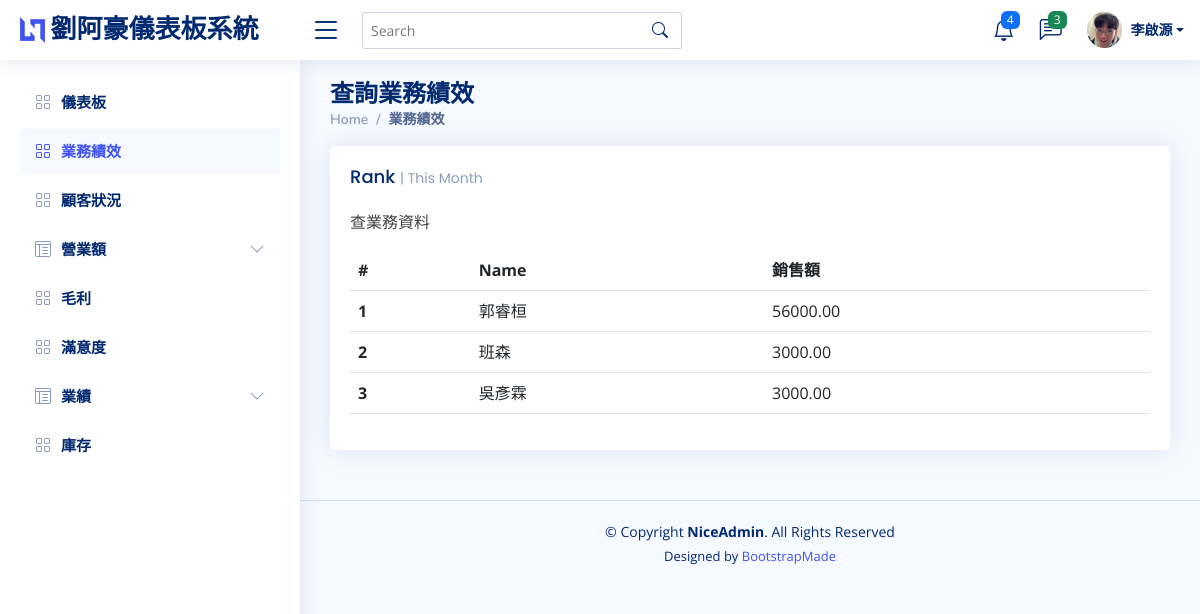
The app's page /business/ with its own data.
### APP/models.py (models this page shows, shortened)
class Salesperson(models.Model):
    salesperson_id = models.AutoField(primary_key=True)
    salesperson_name = models.CharField(max_length=100)
    class Meta:
        verbose_name = "業務員"
        verbose_name_plural = "業務員"

### APP/views.py (the view)
# urls.py: path('business/', business),
def business(request):
    salesperson_sales = Salesperson.objects.all()
    saleperson_dict = {}
    for sp in salesperson_sales:
        salesperson_id = sp.salesperson_id
        sale_ids = CustomerProgress.objects.filter(salesperson_id=salesperson_id).values_list('sale', flat=True)
        salesperson = Salesperson.objects.get(pk=salesperson_id)
        profit_total = 0
        for id in sale_ids:
            sales = Sale.objects.filter(sale_id = id)
            for sale in sales:
                profit_total += sale.inventory.Inventory_unit_price * sale.sale_volume
        saleperson_dict[salesperson.salesperson_name] = profit_total
        saleperson_dict = dict(sorted(saleperson_dict.items(), key=lambda x: x[1]))
    salesperson_list = []
    for idx, (name, profit) in enumerate(reversed(saleperson_dict.items())):
        salesperson_list.append({'id': idx + 1, 'name': name, 'profit': profit})
    return render(request, 'business.html', locals())

### APP/templates/business.html (shortened to what this page needs)
<!DOCTYPE html>
<html lang="en">
<head>
  {% load static %}
  <link href="{% static 'vendor/bootstrap/css/bootstrap.min.css' %}" rel="stylesheet">
  <link href="{% static 'vendor/bootstrap-icons/bootstrap-icons.css' %}" rel="stylesheet">
  <link href="{% static 'vendor/boxicons/css/boxicons.min.css' %}" rel="stylesheet">
  <link href="{% static 'vendor/quill/quill.snow.css' %}" rel="stylesheet">
  <link href="{% static 'vendor/quill/quill.bubble.css' %}" rel="stylesheet">
  <link href="{% static 'vendor/remixicon/remixicon.css' %}" rel="stylesheet">
  <link href="{% static 'vendor/simple-datatables/style.css' %}" rel="stylesheet">
  <link href="{% static 'css/style.css' %}" rel="stylesheet">
</head>
<body>
  <header id="header" class="header fixed-top d-flex align-items-center">
    <div class="d-flex align-items-center justify-content-between">
      <a href="../index" class="logo d-flex align-items-center">
        <img src=" {% static '/img/logo.png' %}" alt="">
        <span class="d-none d-lg-block">劉阿豪儀表板系統</span>
      </a>
      <i class="bi bi-list toggle-sidebar-btn"></i>
    </div>
    <div class="search-bar">
      <form class="search-form d-flex align-items-center" method="POST" action="#">
        <input type="text" name="query" placeholder="Search" title="Enter search keyword">
        <button type="submit" title="Search"><i class="bi bi-search"></i></button>
      </form>
    </div>
    <nav class="header-nav ms-auto">
      <ul class="d-flex align-items-center">
        <li class="nav-item dropdown">
          <a class="nav-link nav-icon" href="#" data-bs-toggle="dropdown">
            <i class="bi bi-bell"></i>
            <span class="badge bg-primary badge-number">4</span>
          </a>
        </li>
        <li class="nav-item dropdown">
          <a class="nav-link nav-icon" href="#" data-bs-toggle="dropdown">
            <i class="bi bi-chat-left-text"></i>
            <span class="badge bg-success badge-number">3</span>
          </a>
        </li>
        <li class="nav-item dropdown pe-3">
          <a class="nav-link nav-profile d-flex align-items-center pe-0" href="#" data-bs-toggle="dropdown">
            <img src="{% static 'img/profile-img.png' %}" alt="Profile" class="rounded-circle">
            <span class="d-none d-md-block dropdown-toggle ps-2">李啟源</span>
          </a>
        </li>
      </ul>
    </nav>
  </header>
  <aside id="sidebar" class="sidebar">
    <ul class="sidebar-nav" id="sidebar-nav">
      <li class="nav-item">
        <a class="nav-link collapsed" href="../index">
          <i class="bi bi-grid"></i>
          <span>儀表板</span>
        </a>
      </li>
      <li class="nav-item">
        <a class="nav-link" href="../business">
          <i class="bi bi-grid"></i>
          <span>業務績效</span>
        </a>
      </li>
      <li class="nav-item">
        <a class="nav-link collapsed" href="../customer">
          <i class="bi bi-grid"></i>
          <span>顧客狀況</span>
        </a>
      </li>
      <li class="nav-item">
        <a class="nav-link collapsed" data-bs-target="#tables-nav" data-bs-toggle="collapse" href="#">
          <i class="bi bi-layout-text-window-reverse"></i><span>營業額</span><i class="bi bi-chevron-down ms-auto"></i>
        </a>
      </li>
      <li class="nav-item">
        <a class="nav-link collapsed" href="../maolee">
          <i class="bi bi-grid"></i>
          <span>毛利</span>
        </a>
      </li>
      <li class="nav-item">
        <a class="nav-link collapsed" href="../manyeedo">
          <i class="bi bi-grid"></i>
          <span>滿意度</span>
        </a>
      </li>
      <li class="nav-item">
        <a class="nav-link collapsed" data-bs-target="#tables-nav2" data-bs-toggle="collapse" href="#">
          <i class="bi bi-layout-text-window-reverse"></i><span>業績</span><i class="bi bi-chevron-down ms-auto"></i>
        </a>
      </li>
      <li class="nav-item">
        <a class="nav-link collapsed" href="../stock">
          <i class="bi bi-grid"></i>
          <span>庫存</span>
        </a>
      </li>
    </ul>
  </aside>
  <main id="main" class="main">
    <div class="pagetitle">
      <h1>查詢業務績效</h1>
      <nav>
        <ol class="breadcrumb">
          <li class="breadcrumb-item"><a href="../index">Home</a></li>
          <li class="breadcrumb-item active">業務績效</li>
        </ol>
      </nav>
    </div>
    <section class="section">
      <div class="row">
        <div class="col-lg-12">
          <div class="card">
            <div class="card-body">
              <h5 class="card-title">Rank <span>| This Month</span></h5>
              <p>查業務資料</p>
              <table class="table datatable">
                <thead>
                  <tr>
                    <th scope="col">#</th>
                    <th scope="col">Name</th>
                    <th scope="col">銷售額</th>
                  </tr>
                </thead>
                <tbody>
                  {% for salesperson in salesperson_list %}
                    <tr>
                      <th scope="row">{{salesperson.id}}</th>
                      <td>{{salesperson.name}}</td>
                      <td>{{salesperson.profit}}</td>
                    </tr>
                  {% endfor %}
                </tbody>
              </table>
            </div>
          </div>
        </div>
      </div>
    </section>
  </main>
  <footer id="footer" class="footer">
    <div class="copyright">
      &copy; Copyright <strong><span>NiceAdmin</span></strong>. All Rights Reserved
    </div>
    <div class="credits">
      Designed by <a href="https://bootstrapmade.com/">BootstrapMade</a>
    </div>
  </footer>
</body>
</html>

### APP/static/css/style.css (style rules this page uses)
:root { scroll-behavior: smooth; }
body { font-family: "Open Sans", sans-serif; background: #f6f9ff; color: #444444; }
a { color: #4154f1; text-decoration: none; }
h1, h2, h3, h4, h5, h6 { font-family: "Nunito", sans-serif; }
#main { margin-top: 60px; padding: 20px 30px; transition: all 0.3s; }
.pagetitle { margin-bottom: 10px; }
.pagetitle h1 { font-size: 24px; margin-bottom: 0; font-weight: 600; color: #012970; }
.card { margin-bottom: 30px; border: none; border-radius: 5px; box-shadow: 0px 0 30px rgba(1, 41, 112, 0.1); }
.card-title { padding: 20px 0 15px 0; font-size: 18px; font-weight: 500; color: #012970; font-family: "Poppins", sans-serif; }
.card-title span { color: #899bbd; font-size: 14px; font-weight: 400; }
.card-body { padding: 0 20px 20px 20px; }
.breadcrumb { font-size: 14px; font-family: "Nunito", sans-serif; color: #899bbd; font-weight: 600; }
.breadcrumb a { color: #899bbd; transition: 0.3s; }
.breadcrumb .breadcrumb-item::before { color: #899bbd; }
.breadcrumb .active { color: #51678f; font-weight: 600; }
.logo { line-height: 1; }
@media (min-width: 1200px) { .logo { width: 280px; } }
.logo img { max-height: 26px; margin-right: 6px; }
.logo span { font-size: 26px; font-weight: 700; color: #012970; font-family: "Nunito", sans-serif; }
.header { transition: all 0.5s; z-index: 997; height: 60px; box-shadow: 0px 2px 20px rgba(1, 41, 112, 0.1); background-color: #fff; padding-left: 20px; }
.header .toggle-sidebar-btn { font-size: 32px; padding-left: 10px; cursor: pointer; color: #012970; }
.header .search-bar { min-width: 360px; padding: 0 20px; }
.header .search-form { width: 100%; }
.header .search-form input { border: 0; font-size: 14px; color: #012970; border: 1px solid rgba(1, 41, 112, 0.2); padding: 7px 38px 7px 8px; border-radius: 3px; transition: 0.3s; width: 100%; }
.header .search-form button { border: 0; padding: 0; margin-left: -30px; background: none; }
.header .search-form button i { color: #012970; }
.header-nav ul { list-style: none; }
.header-nav>ul { margin: 0; padding: 0; }
.header-nav .nav-icon { font-size: 22px; color: #012970; margin-right: 25px; position: relative; }
.header-nav .nav-profile { color: #012970; }
.header-nav .nav-profile img { max-height: 36px; }
.header-nav .nav-profile span { font-size: 14px; font-weight: 600; }
.header-nav .badge-number { position: absolute; inset: -2px -5px auto auto; font-weight: normal; font-size: 12px; padding: 3px 6px; }
.sidebar { position: fixed; top: 60px; left: 0; bottom: 0; width: 300px; z-index: 996; transition: all 0.3s; padding: 20px; overflow-y: auto; scrollbar-width: thin; scrollbar-color: #aab7cf transparent; box-shadow: 0px 0px 20px rgba(1, 41, 112, 0.1); background-color: #fff; }
@media (min-width: 1200px) { #main, #footer { margin-left: 300px; } }
.sidebar-nav { padding: 0; margin: 0; list-style: none; }
.sidebar-nav li { padding: 0; margin: 0; list-style: none; }
.sidebar-nav .nav-item { margin-bottom: 5px; }
.sidebar-nav .nav-link { display: flex; align-items: center; font-size: 15px; font-weight: 600; color: #4154f1; transition: 0.3; background: #f6f9ff; padding: 10px 15px; border-radius: 4px; }
.sidebar-nav .nav-link i { font-size: 16px; margin-right: 10px; color: #4154f1; }
.sidebar-nav .nav-link.collapsed { color: #012970; background: #fff; }
.sidebar-nav .nav-link.collapsed i { color: #899bbd; }
.sidebar-nav .nav-link .bi-chevron-down { margin-right: 0; transition: transform 0.2s ease-in-out; }
.footer { padding: 20px 0; font-size: 14px; transition: all 0.3s; border-top: 1px solid #cddfff; }
.footer .copyright { text-align: center; color: #012970; }
.footer .credits { padding-top: 5px; text-align: center; font-size: 13px; color: #012970; }

### records on screen
Salesperson: name "郭睿桓"
Salesperson: name "班森"
Salesperson: name "吳彥霖"

### other values on screen
{{ salesperson.id }} "1" "2" "3"
{{ salesperson.profit }} "56000.00" "3000.00" "3000.00"
